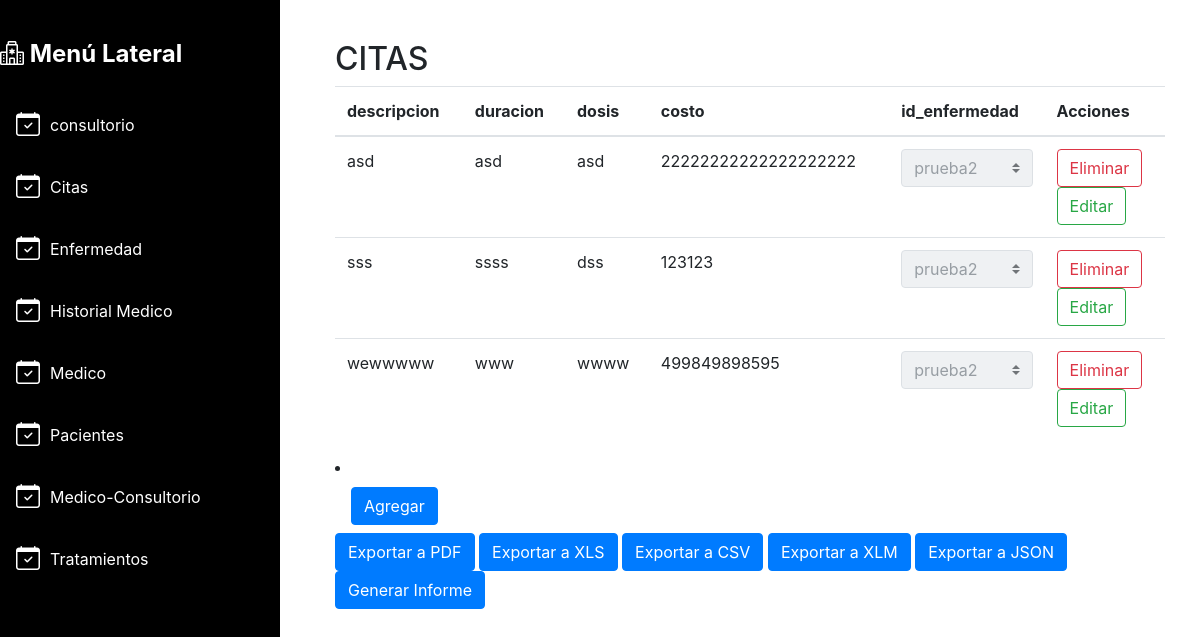
/ProyectoFinal/tratamientotabla.php, run on the app's committed database.
### tables this page shows
CREATE TABLE `tratamiento` (
  `id_tratamiento` int(11) NOT NULL,
  `descripcion` text NOT NULL,
  `duracion` varchar(250) NOT NULL,
  `dosis` varchar(150) NOT NULL,
  `costo` varchar(150) NOT NULL,
  `id_enfermedad` int(11) DEFAULT NULL,
  `estatus` bit(1) DEFAULT b'1'
);

CREATE TABLE `enfermedad` (
  `id_enfermedad` int(11) NOT NULL,
  `nombre` varchar(255) NOT NULL,
  `sintomas` varchar(250) NOT NULL,
  `gravedad` varchar(150) NOT NULL,
  `mortalidad` varchar(150) NOT NULL,
  `estatus` bit(1) DEFAULT b'1'
);

### ProyectoFinal/tratamientotabla.php (the view, shortened to what this page needs)
<!DOCTYPE html>
<html lang="es">
<head>
  <link rel="stylesheet" href="https://maxcdn.bootstrapcdn.com/bootstrap/4.5.2/css/bootstrap.min.css">
  <link rel="stylesheet" href="https://cdn.jsdelivr.net/npm/bootstrap-icons@1.10.2/font/bootstrap-icons.css">
</head>
<body>
  <div class="container-fluid">
    <div class="row">
      <div class="col-md-3">
        <div class="sidebar">
          <h3 class="logo">
            <i class="bi bi-hospital"></i>
            Menú Lateral
          </h3>
          <ul class="nav flex-column">
            <li class="nav-item">
              <a href="consultoriotabla.php" class="nav-link">
                <i class="bi bi-calendar-check"></i>
                <span class="text-white fw-bold">consultorio</span>
              </a>
            </li>
            <li class="nav-item">
              <a href="citatabla.php" class="nav-link">
                <i class="bi bi-calendar-check"></i>
                <span class="text-white fw-bold">Citas</span>
              </a>
            </li>
            <li class="nav-item">
              <a href="enferemedadtabla.php" class="nav-link">
                <i class="bi bi-calendar-check"></i>
                <span class="text-white fw-bold">Enfermedad</span>
              </a>
            </li>
            <li class="nav-item">
              <a href="hitorialmedicotabla.php" class="nav-link">
                <i class="bi bi-calendar-check"></i>
                <span class="text-white fw-bold">Historial Medico</span>
              </a>
            </li>
            <li class="nav-item">
              <a href="medicotabla.php" class="nav-link">
                <i class="bi bi-calendar-check"></i>
                <span class="text-white fw-bold">Medico</span>
              </a>
            </li>
            <li class="nav-item">
              <a href="pacientetabla.php" class="nav-link">
                <i class="bi bi-calendar-check"></i>
                <span class="text-white fw-bold">Pacientes</span>
              </a>
            </li>
            <li class="nav-item">
              <a href="medicoconsultoriortabla.php" class="nav-link">
                <i class="bi bi-calendar-check"></i>
                <span class="text-white fw-bold">Medico-Consultorio</span>
              </a>
            </li>
            <li class="nav-item">
              <a href="tratamientotabla.php" class="nav-link">
                <i class="bi bi-calendar-check"></i>
                <span class="text-white fw-bold">Tratamientos</span>
              </a>
            </li>
          </ul>
        </div>
      </div>
      <div class="col-md-9">
        <div class="content">
          <div class="table-container active" id="tabla1">
            <h2>CITAS</h2>
            <table class="table">
              <thead>
                <tr>
                  <th>descripcion</th>
                  <th>duracion</th>
                  <th>dosis</th>
                  <th>costo</th>
                  <th>id_enfermedad</th>
                  <th>Acciones</th>
                </tr>
              </thead>
              <tbody>
                <?php
                require_once('config.php');
                $conexion = new mysqli($servername, $username, $password, $dbname);
                $consulta = "SELECT id_tratamiento, descripcion, duracion, dosis, costo, id_enfermedad FROM tratamiento WHERE estatus = 1";
                $resultados = $conexion->query($consulta);
                while ($fila = mysqli_fetch_assoc($resultados)) {
                  echo "<tr>";
                  echo '<td>' . $fila['descripcion'] . '</td>';
                  echo '<td>' . $fila['duracion'] . '</td>';
                  echo '<td>' . $fila['dosis'] . '</td>';
                  echo '<td>' . $fila['costo'] . '</td>';
                  $consultaPacientes = "SELECT id_enfermedad, nombre FROM enfermedad";
                  $resultadoPacientes = $conexion->query($consultaPacientes);
                  echo '<td>
                          <select name="enfermedad" class="custom-select" disabled>';
                  while ($filaPaciente = mysqli_fetch_assoc($resultadoPacientes)) {
                    echo '<option value="' . $filaPaciente['id_enfermedad'] . '"';
                    if ($filaPaciente['id_enfermedad'] == $fila['id_enfermedad']) {
                      echo ' selected';
                    }
                    echo '>' . $filaPaciente['nombre'] . '</option>';
                  }
                  echo '</select>
                        </td>';
                  echo '<td>
                          <form action="confirmareliminarttratamiento.php" method="POST">
                            <input type="hidden" name="id" value="' . $fila['id_tratamiento'] . '">
                            <button type="submit" class="btn btn-danger btn-eliminar">Eliminar</button>
                          </form>
                          <a href="editardiseñotratamiento.php?id=' . $fila['id_tratamiento'] . '" class="btn btn-success btn-editar">Editar</a>
                        </td>';
                  echo '</tr>';
                }
                ?>
              </tbody>
            </table>
            <li class="nav-item">
              <a href="diseñoinsertartratamiento.php" class="nav-link">
                <span class="text-black fw-bold btn btn-primary">Agregar</span>
              </a>
              <a href="exportar_pdftratamiento.php" target="_blank" class="btn btn-primary">Exportar a PDF</a>
              <a href="exportar_xlstratamiento.php" target="_blank" class="btn btn-primary">Exportar a XLS</a>
              <a href="exportar_csvtratamiento.php" target="_blank" class="btn btn-primary">Exportar a CSV</a>
              <a href="exportar_xlmtratamiento.php" target="_blank" class="btn btn-primary">Exportar a XLM</a>
              <a href="exportar_jasontratamientro.php" target="_blank" class="btn btn-primary">Exportar a JSON</a>
              <a href="generar_informe.php" target="_blank" class="btn btn-primary">Generar Informe</a>
            </li>
          </div>
        </div>
      </div>
    </div>
  </div>
</body>
</html>

### ProyectoFinal/tratamientotabla.php (style rules this page uses)
.btn-success { background-color: #c3e6cb; color: #155724; transition: background-color 0.3s ease; }
.btn-eliminar { background-color: white; color: #dc3545; transition: background-color 0.3s ease; }
.btn-editar { background-color: white; color: #28a745; transition: background-color 0.3s ease; border: 1px solid #28a745; }
body { background-color: #ffffff; }
.sidebar { background-color: #000000; padding: 20px; min-height: 100vh; position: relative; left: -20px; }
.sidebar .logo { color: #fff; font-size: 24px; font-weight: bold; margin-bottom: 30px; }
.sidebar .nav-link { color: #fff; transition: all 0.3s ease-in-out; display: flex; align-items: center; margin-bottom: 10px; }
.sidebar .nav-link .bi { margin-right: 10px; font-size: 24px; }
.content { padding: 20px; }
.table-container { display: none; }
.table-container.active { display: block; }
.col-md-3 { background-color: #000000; padding: 20px; min-height: 100vh; position: relative; left: -20px; }

### data on the page
tratamiento: descripcion "asd", duracion "asd", dosis "asd", costo "22222222222222222222", enfermedad "prueba2"
tratamiento: descripcion "sss", duracion "ssss", dosis "dss", costo "123123", enfermedad "prueba2"
tratamiento: descripcion "wewwwww", duracion "www", dosis "wwww", costo "499849898595", enfermedad "prueba2"
